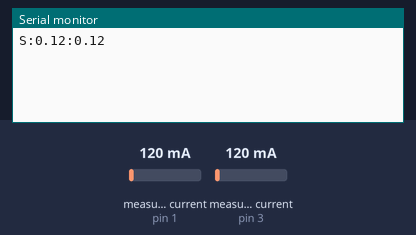
A sketch run on a simulated Arduino Uno, built with avr-gcc and run on an emulated ATmega328P. Parts: the last lines printed to the serial monitor. The test bench sets the inputs (shaded band); at power-on: measured current (sensors on pin 1, pin 3) 120 mA.

Above: at 18.0 s.
18.1 s: measured current (sensor on pin 1) set to 40 mA
At 22.1 s:
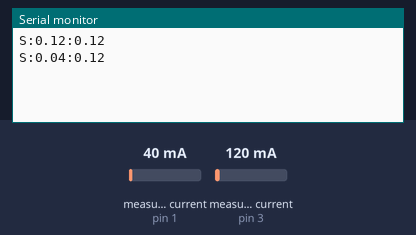
33.5 s: measured current (sensor on pin 3) set to 40 mA
At 42.1 s:
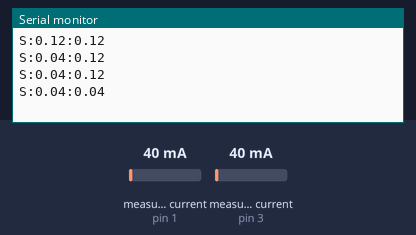
48.9 s: measured current (sensor on pin 1) set to 500 mA
At 53.3 s:
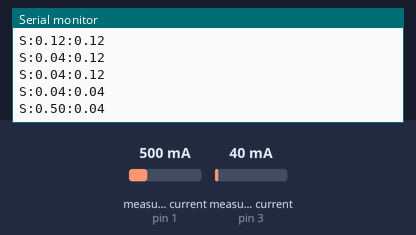
64.3 s: measured current (sensor on pin 3) set to 500 mA
At 73.2 s:
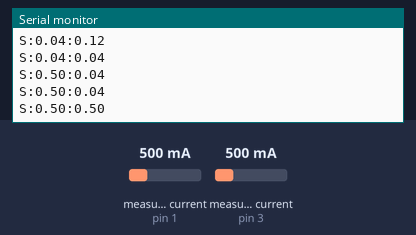
Timing chart, 0 to 74.7 s (numbered marks = the images above; inputs shaded):
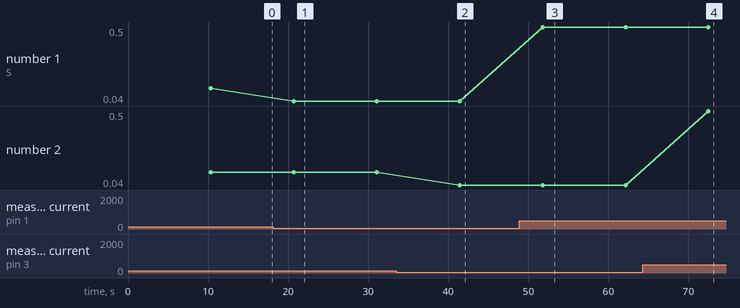

The sketch:

CRCSA_ENERGY_MONITOR_WIFI_UART.ino
```cpp
#include "EmonLib.h"
EnergyMonitor emon1;
EnergyMonitor emon2;

double previousMillis;
int publish_interval = 10000; // 10000 milliseconds = 10 seconds

void setup() {
  Serial.begin(115200);

  emon1.current(1, 111.1);
  emon2.current(3, 111.1);

}

void loop() {

  if (millis() - previousMillis > publish_interval) {
    // Get data
    double valIrms1 = emon1.calcIrms(1480);
    double valIrms2 = emon2.calcIrms(1480);

    // Publish feeds
    Serial.print("S:");
    Serial.print(valIrms1);
    Serial.print(":");
    Serial.print(valIrms2);
    Serial.println();
    previousMillis = millis();
  }

}
```

Measured:
- after the input at 18.1 s, the serial monitor: prints a new line after 2.6 s (image 1)
- after the input at 33.5 s, the serial monitor: prints a new line after 7.9 s (image 2)
- after the input at 48.9 s, the serial monitor: prints a new line after 2.9 s (image 3)
- after the input at 64.3 s, the serial monitor: prints a new line after 8.2 s (image 4)
- plotted number 1: 0.12 → 0.04 after the input at 18.1 s, 0.04 → 0.5 after the input at 48.9 s
